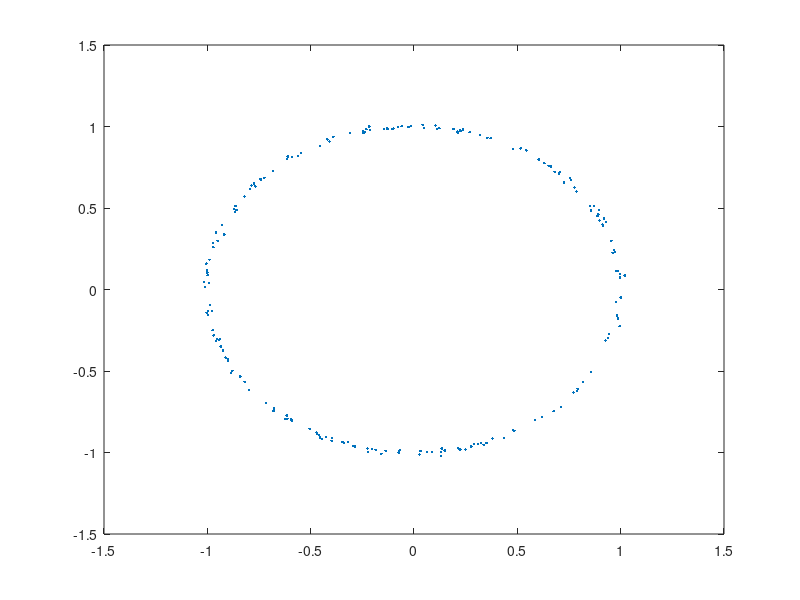

Here is the MATLAB script that generated this plot: (Note: this script raises an error after producing the figure.)
function KernelCCA
%kernel CCA
%% Generate Data
N = 200;
t = 2 * pi .* rand(N, 1);
n1 = 0.01 .* randn(N, 1); n2 = 0.01 .* randn(N, 1);
x = sin(t) + n1; y = cos(t) + n2;
plot(x, y, '.')
%% implement Kernel CCA 
gamma = 1; reg = 0.1; eta = 0.000000001;
K = GK(x, gamma); L = GK(y, gamma);
H = eye(N) - ones(N) ./ N;
Kt = H * K * H; Lt = H * L * H;
z = zeros(N);
A = [z, Kt * Lt / N;
     Lt * Kt / N, z];
B = [Kt * Kt + reg * Kt, z;
     z, Lt * Lt + reg * Lt];
%% Incomplete Cholesky Solution
R = inChole(B, eta);
At = pinv(R') * A * pinv(R);
[V, D] = eig(At);
coco_cca = abs(real(D(1, 1))) * N
e1 = pinv(R) * V(:, 1);
alpha = e1(1 : N); beta = e1(N + 1 : 2 * N);
f = map(alpha, K);
g = map(beta, L);
figure();
plot(x, f, '.', 'markersize', 15); xlabel('x'); ylabel('f(x)');
figure();
plot(y, g, '.', 'markersize', 15); xlabel('y'); ylabel('g(x)');
figure();
plot(f, g, '.', 'markersize', 15); xlabel('f(x)'); ylabel('g(x)');
%% Original Solution
[V, D] = eig(A, B);
coco_cca = abs(real(D(1, 1))) * N
e1 = V(:, 1);
alpha = e1(1 : N); beta = e1(N + 1 : 2 * N);
f = map(alpha, K);
g = map(beta, L);
figure();
plot(x, f, '.', 'markersize', 15); xlabel('x'); ylabel('f(x)');
figure();
plot(y, g, '.', 'markersize', 15); xlabel('y'); ylabel('g(x)');
figure();
plot(f, g, '.', 'markersize', 15); xlabel('f(x)'); ylabel('g(x)');

%Gaussian Kernel
function K = GK(x, gamma)
n = length(x);
K = zeros(n);
for i = 1 : n
    for j = 1 : n
        K(i, j) = exp(-(x(i) - x(j))^2 / gamma^2);
    end
end

%incomplete cholesky decomposition
function R = inChole(K, eta)
[ell, ell1] = size(K);
j = 0;
R = zeros(ell,ell);
d = diag(K);
[a,I(j+1)] = max(d);
while a > eta
  j = j + 1;
  nu(j) = sqrt(a);
  for i = 1:ell
    R(j,i) = (K(I(j),i) - R(:,i)'*R(:,I(j)))/nu(j);
    d(i) = d(i) - R(j,i)^2;
  end
  [a,I(j+1)] = max(d);
end
T = j;
R = R(1:T,:);
